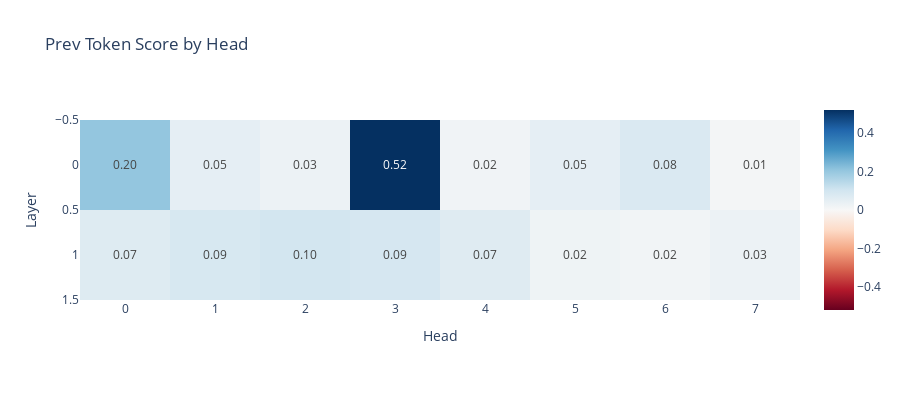

Notebook source saved alongside this figure:
### Markdown cell above
No backup induction heads!!

### Code cell
#@title Prev token scores with the highest scoring previous token head mean ablated (useless because turning off one previous token heads won't affect the others)

seq_len = 50
batch = 10
rep_tokens_10 = generate_repeated_tokens(model, seq_len, batch)

prev_token_score_store = torch.zeros((model.cfg.n_layers, model.cfg.n_heads), device=model.cfg.device)

def prev_token_score_hook(
    pattern, # : Float[Tensor, "batch head_index dest_pos source_pos"]
    hook,
):
    _, pattern_head, pattern_q_pos, pattern_v_pos = pattern.shape
    if hook.layer() == 0:
        pattern[:, 3, :, :] = mean_acts_0[3, :pattern_q_pos, :pattern_v_pos]
    # (This only has entries for tokens with index >= seq_len)
    prev_token_stripe = pattern.diagonal(dim1=-2, dim2=-1, offset=-1)
    # Get an average score per head
    prev_token_score = einops.reduce(prev_token_stripe, "batch head_index position -> head_index", "mean")
    # Store the result.
    prev_token_score_store[hook.layer(), :] = prev_token_score

pattern_hook_names_filter = lambda name: name.endswith("pattern")

# Run with hooks (this is where we write to the `prev_token_score_store` tensor`)
logits = model.run_with_hooks(
    rep_tokens,
    # return_type=None, # For efficiency, we don't need to calculate the logits
    fwd_hooks=[(
        pattern_hook_names_filter,
        prev_token_score_hook
    )]
)

seq_len = 50
batch = 1
model.reset_hooks()
log_probs = get_log_probs(logits, rep_tokens).squeeze()
print(f"Performance on the first half: {log_probs[:seq_len].mean():.3f}")
print(f"Performance on the second half: {log_probs[seq_len:].mean():.3f}")


# Plot the prev_token scores for each head in each layer
imshow(
    prev_token_score_store,
    labels={"x": "Head", "y": "Layer"},
    title="Prev Token Score by Head",
    text_auto=".2f",
    width=900, height=400
)

### Figure 1 — Plotly figure (JSON) as saved in the notebook; plotly's stock layout.template omitted (floating-point values rounded to 4 significant figures)
{"data": [{"coloraxis": "coloraxis", "hovertemplate": "Head: %{x}<br>Layer: %{y}<br>color: %{z}<extra></extra>", "name": "0", "texttemplate": "%{z:.2f}", "type": "heatmap", "xaxis": "x", "yaxis": "y", "z": [[0.2032, 0.05007, 0.03028, 0.5183, 0.02024, 0.04897, 0.07979, 0.01018], [0.06894, 0.08822, 0.09767, 0.08956, 0.06676, 0.02439, 0.0164, 0.03117]]}], "layout": {"coloraxis": {"cmid": 0, "colorscale": [[0, "rgb(103,0,31)"], [0.1, "rgb(178,24,43)"], [0.2, "rgb(214,96,77)"], [0.3, "rgb(244,165,130)"], [0.4, "rgb(253,219,199)"], [0.5, "rgb(247,247,247)"], [0.6, "rgb(209,229,240)"], [0.7, "rgb(146,197,222)"], [0.8, "rgb(67,147,195)"], [0.9, "rgb(33,102,172)"], [1, "rgb(5,48,97)"]]}, "height": 400, "title": {"text": "Prev Token Score by Head"}, "width": 900, "xaxis": {"anchor": "y", "constrain": "domain", "domain": [0, 1], "scaleanchor": "y", "title": {"text": "Head"}}, "yaxis": {"anchor": "x", "autorange": "reversed", "constrain": "domain", "domain": [0, 1], "title": {"text": "Layer"}}}}
